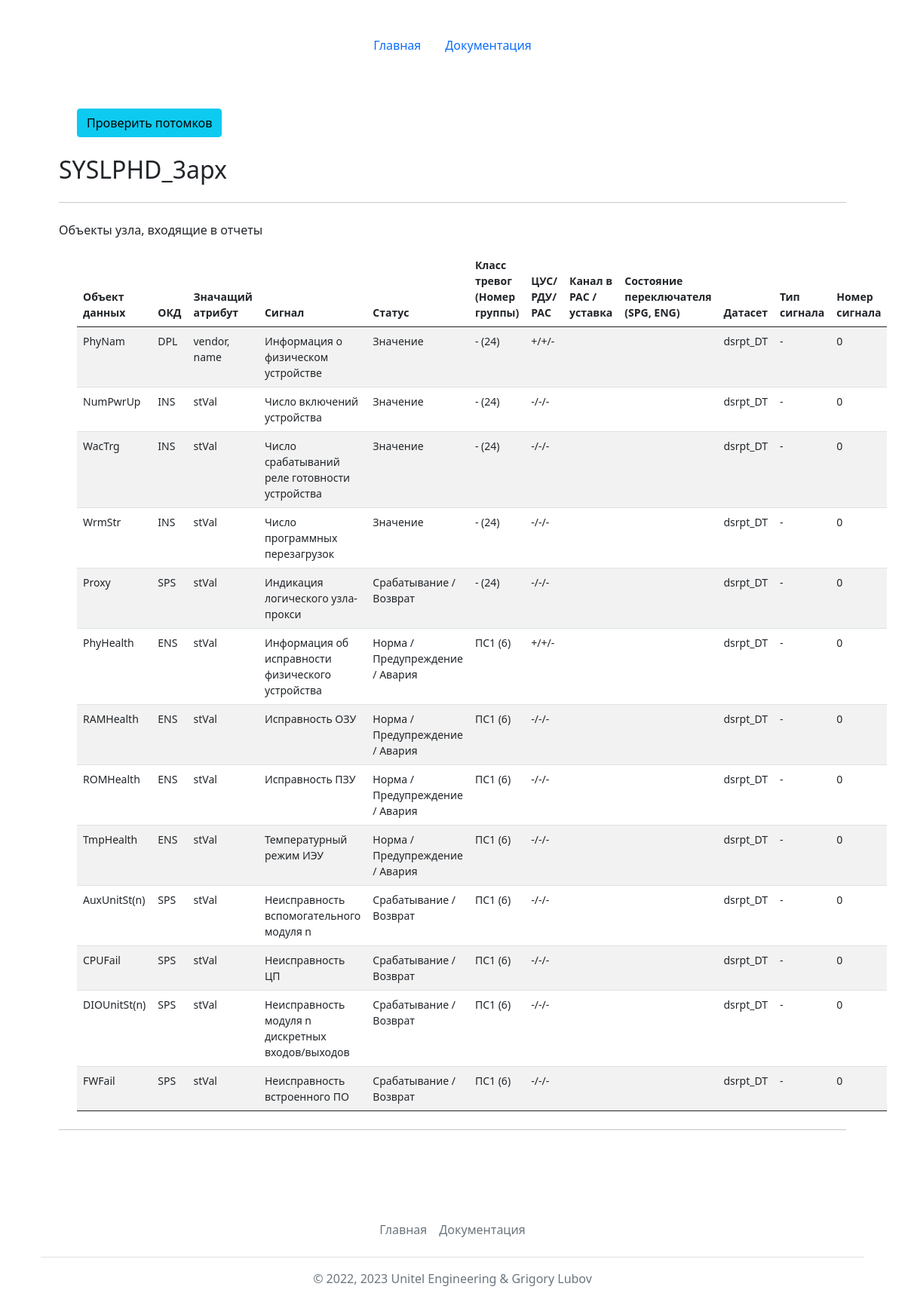
Page /lntypes/show/?name=SYSLPHD_3арх&type=ln on the earlier database version.
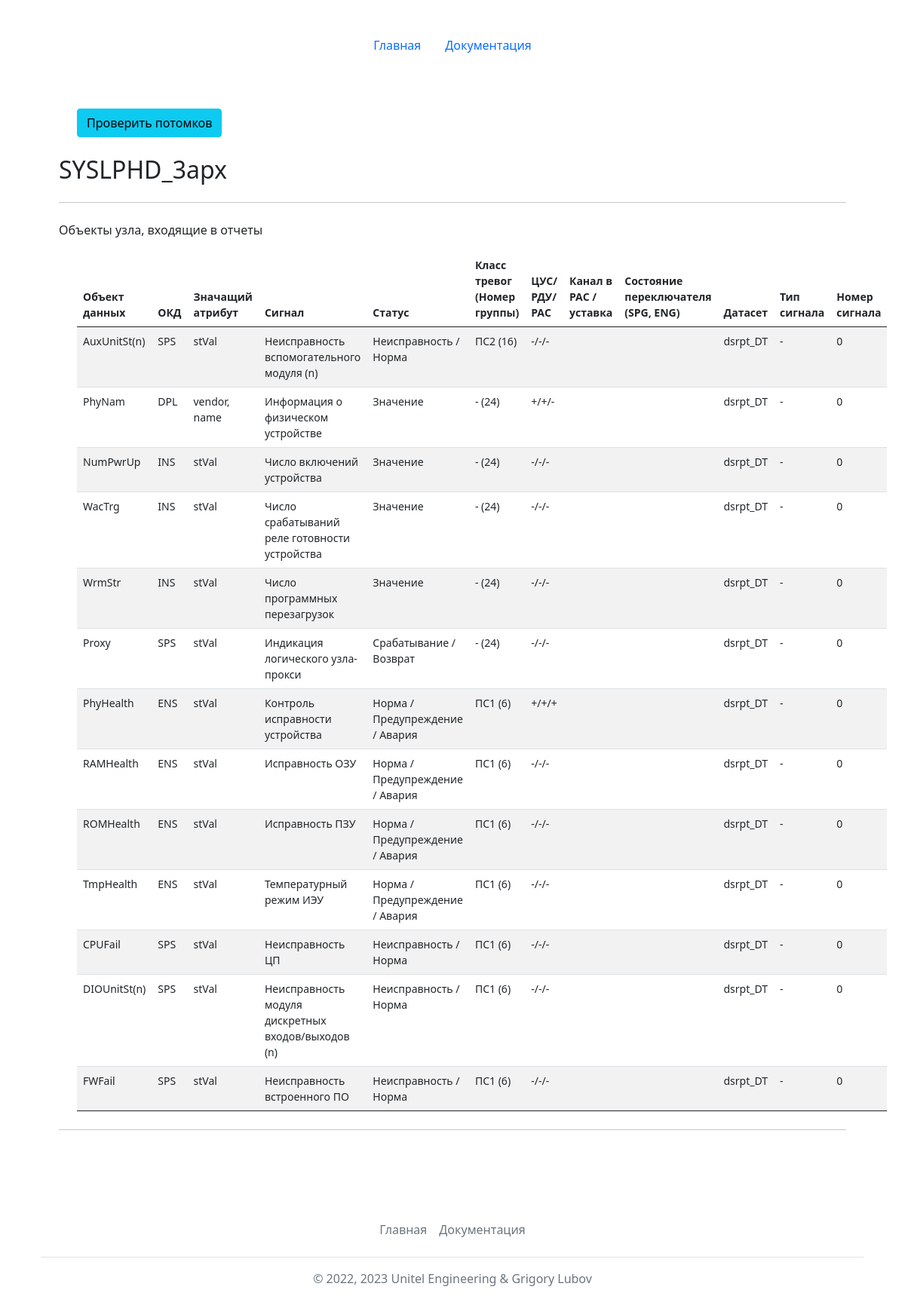
Same page on the later database version.
### mainapp/models.py (models this page shows)
class LogicNodesTypes(models.Model):
    id = models.AutoField(primary_key=True)
    name = models.CharField(max_length=64, verbose_name='Имя типа ЛУ', unique=True)
    description = models.TextField(max_length=1024, blank=True, verbose_name='Описание')
    explanation = models.TextField(max_length=2048, blank=True, verbose_name='Пояснение')
    def __str__(self):
        return self.name
    class Meta:
        verbose_name = 'Тип логического узла'
        verbose_name_plural = 'Типы логических узлов'
        ordering = ['name']

class LNobject(models.Model):
    CUS_CHOICES = [
        ('+', '+'),
        ('-', '-')
    ]
    RAS_CHOICES = [
        ('+', '+'),
        ('-', '-'),
        ('П', 'П')
    ]
    SIG_CHOICES = [
        ('Внутр', 'Внутренний сигнал'),
        ('ВнутрШтрих', 'Внутренний штриховой'),
        ('-', 'Без прорисовки')
    ]
    id = models.AutoField(primary_key=True)
    data_object = models.ForeignKey(DataObjects, on_delete=models.CASCADE, verbose_name='Объект данных')
    cdc = models.ForeignKey(CDCs, on_delete=models.CASCADE, verbose_name='ОКД')
    signal = models.ForeignKey(Signals, on_delete=models.CASCADE, verbose_name='Сигнал', null=True)
    status = models.ForeignKey(Statuses, on_delete=models.CASCADE, verbose_name='Статус сигнала', blank=True, null=True)
    clue_attr = models.ForeignKey(ClueAttrs, on_delete=models.CASCADE, verbose_name='Значащий атрибут')
    func_group = models.IntegerField(verbose_name='Функ. группа', default=-1)
    cus = models.CharField(max_length=1, choices=CUS_CHOICES, default='-', verbose_name='ЦУС')
    rdu = models.CharField(max_length=1, choices=CUS_CHOICES, default='-', verbose_name='РДУ')
    ras = models.CharField(max_length=1, choices=RAS_CHOICES, default='-', verbose_name='РАС')
    dataset = models.ForeignKey(Datasets, on_delete=models.CASCADE, verbose_name='Датасет', blank=True, null=True)
    sgras_name = models.CharField(max_length=256, verbose_name='Обозначение РАС/Уставка', blank=True)
    sg_modes = models.ForeignKey(SG_modes, on_delete=models.PROTECT, verbose_name='Состояние программного ключа', blank=True, null=True) # добавил состояния прогрм ключа
    signal_type = models.CharField(max_length=32, choices=SIG_CHOICES, default='-', verbose_name='Тип сигнала (чертеж)')
    signal_number = models.IntegerField(verbose_name='Номер выхода (чертеж)', default=0)
    def __str__(self):
        return str(self.data_object)
    class Meta:
        verbose_name = 'Объект логического узла'
        verbose_name_plural = 'Объекты логических узлов'
        ordering = ['data_object']
    @property
    def get_dataset(self):
        if self.dataset:
            return str(self.dataset)
        else:
            return "-"
    @property
    def get_sg_modes(self):
        if self.sg_modes:
            return str(self.sg_modes)
        else:
            return ""
    @property
    def get_func_group(self):
        if self.func_group>0:
            return str(self.func_group)
        else:
            return "не определен"

class DataObjects(models.Model):
    id = models.AutoField(primary_key=True)
    name = models.CharField(max_length=64, verbose_name='Объект данных', unique=True)
    def __str__(self):
        return self.name
    class Meta:
        verbose_name = 'Объект данных логического узла'
        verbose_name_plural = 'Объекты данных логического узла'
        ordering = ['name']

class CDCs(models.Model):
    id = models.AutoField(primary_key=True)
    name = models.CharField(max_length=64, verbose_name='ОКД', default='', unique=True)
    def __str__(self):
        return self.name
    class Meta:
        verbose_name = 'ОКД'
        verbose_name_plural = 'ОКД'
        ordering = ['name']

class ClueAttrs(models.Model):
    id = models.AutoField(primary_key=True)
    name = models.CharField(max_length=64, verbose_name='Описание', unique=True)
    def __str__(self):
        return self.name
    class Meta:
        verbose_name = 'Значащий атрибут'
        verbose_name_plural = 'Значащие атрибуты'
        ordering = ['name']

class Signals(models.Model):
    id = models.AutoField(primary_key=True)
    name = models.CharField(max_length=64, verbose_name='Сигналы', unique=True)
    def __str__(self):
        return self.name
    class Meta:
        verbose_name = 'Перечень сигналов'
        verbose_name_plural = 'Перечни сигналов'
        ordering = ['name']

class Statuses(models.Model):
    id = models.AutoField(primary_key=True)
    name = models.CharField(max_length=256, verbose_name='Статусы сигнала', unique=True)
    def __str__(self):
        return self.name
    class Meta:
        verbose_name = 'Статус сигнала'
        verbose_name_plural = 'Статусы сигнала'
        ordering = ['name']

class Datasets(models.Model):
    id = models.AutoField(primary_key=True)
    name = models.CharField(max_length=256, verbose_name='Датасет', unique=True)
    def __str__(self):
        return self.name
    class Meta:
        verbose_name = 'Датасет'
        verbose_name_plural = 'Датасеты'
        ordering = ['name']

### mainapp/views.py (the view, shortened to what this page needs)
# urls.py: path('lntypes/show/', views.show),
def show(request):
    name = request.GET.get('name')
    type = request.GET.get('type')
    if type == 'ln':
        lntype = LogicNodesTypes.objects.get(name=name)
        objects = LNtypeObjConnections.objects.all().filter(ln_type=lntype.id)
        objs = list()
        for item in objects.iterator():
            print('------------>', item.ln_obj)
            object_id = DataObjects.objects.get(name=item.ln_obj)
            object = LNobject.objects.get(data_object=object_id)
            objs.append(object)
            print('------------>', objs)
        objs.sort(key=lambda x: (str(x.dataset), str(x.func_group), str(x.cdc), str(x.data_object))) #, str(x.cdc)[0]
        return render(request, 'mainapp/showlnobj.html', {'objs': objs, 'lntype':lntype, 'title': 'Объекты в составе типа ЛУ '+str(lntype) })

### templates/mainapp/showlnobj.html (shortened to what this page needs)
{% extends 'base.html' %}
{% block content %}
<main class="container py-5">
        <div class="container small">
            <a href="/checkconns/?name={{lntype.name}}&type=ln_type">
                <button type="button" class="btn btn-info">Проверить потомков</button>
            </a>
        </div>
        {% if objs %}
        <h2 class="mt-4">{{lntype.name}}</h2>
        <hr class="my-4">
        <p>Объекты узла, входящие в отчеты</p>
        <div class="container small">
        <table class="table table-striped table-hover">
            <thead>
                <tr>
                  <th scope="col">Объект данных</th>
                  <th scope="col">ОКД</th>
                  <th scope="col">Значащий атрибут</th>
                  <th scope="col">Сигнал</th>
                  <th scope="col">Статус</th>
                  <th scope="col">Класс тревог (Номер группы)</th>
                  <th scope="col">ЦУС/ РДУ/ РАС</th>
                  <th scope="col">Канал в РАС / уставка</th>
                  <th scope="col">Состояние переключателя <br>(SPG, ENG)</th>
                  <th scope="col">Датасет</th>
                  <th scope="col">Тип сигнала</th>
                  <th scope="col">Номер сигнала</th>
                </tr>
            </thead>
            <tbody>
            {% for item in objs %}
                <tr>
                    <td>{{item.data_object}}</td>
                    <td>{{item.cdc}}</td>
                    <td>{{item.clue_attr}}</td>
                    <td>{{item.signal}}</td>
                    <td>{{item.status}}</td>
                    {% if item.func_group > 1 and item.func_group < 13 %}<td>ПС1 ({{item.get_func_group}})</td>{% endif %}
                    {% if item.func_group > 12 and item.func_group < 22 %}<td>ПС2 ({{item.get_func_group}})</td>{% endif %}
                    {% if item.func_group > 23 or item.func_group < 1 %}<td>- ({{item.get_func_group}})</td>{% endif %}
                    <td>{{item.cus}}/{{item.rdu}}/{{item.ras}}</td>
                    <td>{{item.sgras_name}}</td>
                    <td>{{item.get_sg_modes}}</td>
                    <td>{{item.get_dataset}}</td>
                    <td>{{item.signal_type}}</td>
                    <td>{{item.signal_number}}</td>
                </tr>
            {% endfor %}
            </tbody>
        </table>
        </div>
        <hr class="my-4">
        {% else %}
        <h2 class="mt-4">В типе логического узла "{{lntype.name}}" ({{lntype.description}}) нет объектов :(</h2>
        {% endif %}
</main>
{% endblock %}

### templates/base.html (shortened to what this page needs)
<!doctype html>
<html lang="ru">
  <head>
  {% load static %}
  <link href="https://cdn.jsdelivr.net/npm/bootstrap@5.2.0/dist/css/bootstrap.min.css" rel="stylesheet">
  <link href="{% static 'css/grid.css' %}" rel="stylesheet">
  <link href="{% static 'css/headers.css' %}" rel="stylesheet">
  <link href="{% static 'css/features.css' %}" rel="stylesheet">
  <link href="{% static 'css/bootstrap.min.css' %}" rel="stylesheet">
  </head>
<body class="py-4">
  <div class="container">
    <header class="d-flex justify-content-center py-3">
      <ul class="nav nav-pills">
        <li class="nav-item"><a href="/" class="nav-link {{activeMain}}" aria-current="page">Главная</a></li>
        <li class="nav-item"><a href="/help" class="nav-link {{activeHelp}}">Документация</a></li>
      </ul>
    </header>
  </div>
  <div class="container">
{% block content %}
{% endblock %}
  </div>
  <div class="container">
      <footer class="py-3 my-4">
        <ul class="nav justify-content-center border-bottom pb-3 mb-3">
          <li class="nav-item"><a href="/" class="nav-link px-2 text-muted">Главная</a></li>
          <li class="nav-item"><a href="/help" class="nav-link px-2 text-muted">Документация</a></li>
        </ul>
        <p class="text-center text-muted">&copy; 2022, 2023 Unitel Engineering & Grigory Lubov</p>
      </footer>
  </div>
</body>
</html>

Differences in the rows shown:
changed LNobject "AuxUnitSt(n)": signal "Неисправность вспомогательного модуля n" → "Неисправность вспомогательного модуля (n)"; status "Срабатывание / Возврат" → "Неисправность / Норма"; get_func_group "6" → "16"; func_group "ПС1 (" → "ПС2 ("; moves up the list
changed LNobject "PhyHealth": signal "Информация об исправности физического устройства" → "Контроль исправности устройства"; ras "-" → "+"
changed LNobject "CPUFail": status "Срабатывание / Возврат" → "Неисправность / Норма"
changed LNobject "DIOUnitSt(n)": signal "Неисправность модуля n дискретных входов/выходов" → "Неисправность модуля дискретных входов/выходов (n)"; status "Срабатывание / Возврат" → "Неисправность / Норма"
changed LNobject "FWFail": status "Срабатывание / Возврат" → "Неисправность / Норма"
